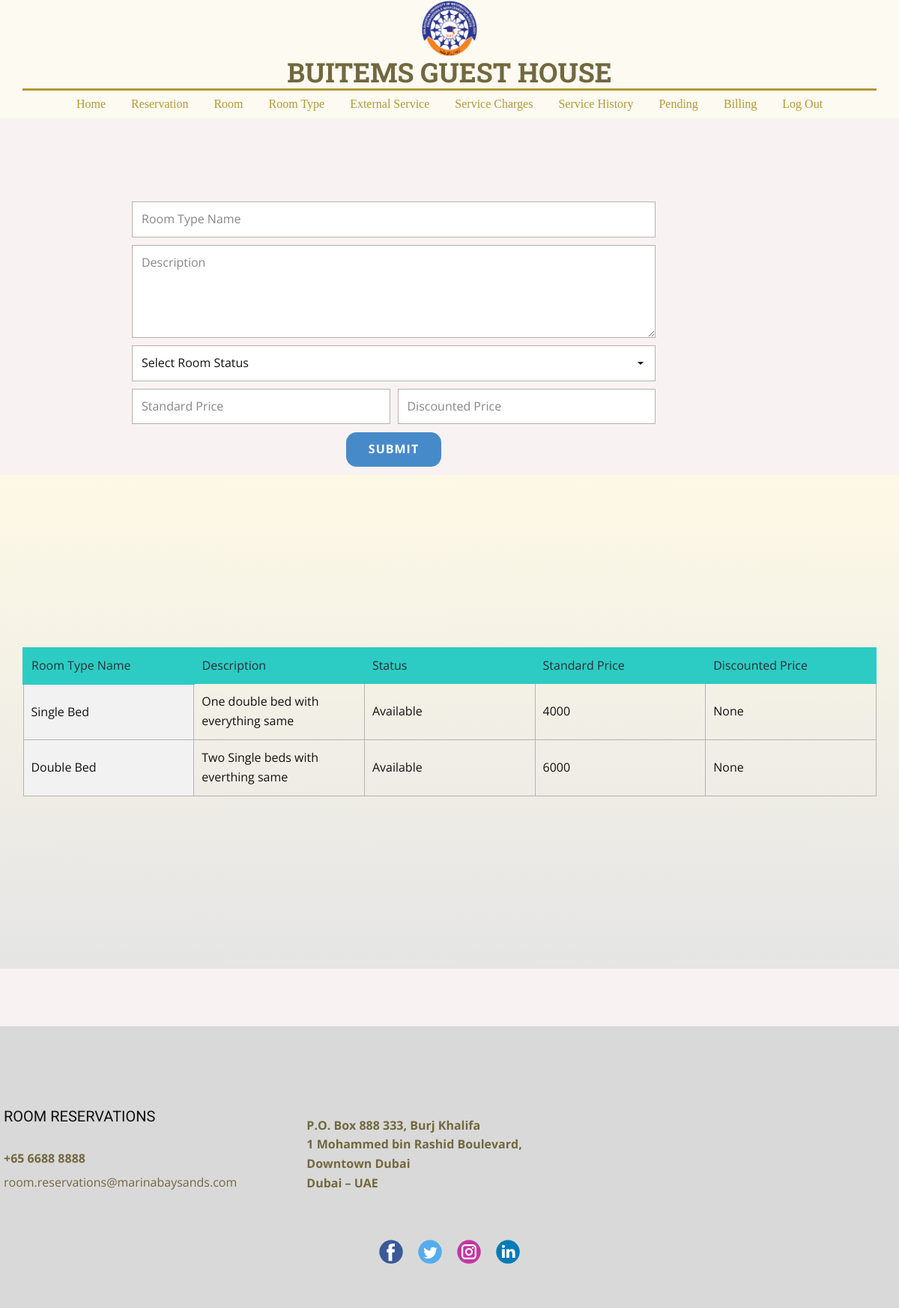
Page /roomtype (signed in) on the committed database.
### tables this page shows
CREATE TABLE RoomType (roomtypeid INTEGER PRIMARY KEY, typename text, description text, status text, standardprice int, discountedprice int);

### app.py (the view, shortened to what this page needs)
@app.route('/roomtype', methods=["GET", "POST"])
def roomtype():
    if session.get("user_id") is None or session.get("usertype") is None:
        return redirect(url_for('login'))
    if request.method == "GET":
        allroomtypes = bd.execute("Select * from RoomType").fetchall()
        if allroomtypes is not None:
            for a in allroomtypes:
                print(a)
            print(type(allroomtypes))
            return render_template("roomtype.html", allroomtypes=allroomtypes,type=session["usertype"])
        else:
            return render_template("roomtype.html", type=session["usertype"])

### templates/roomtype.html (shortened to what this page needs)
{% extends 'Book.html' %}
{% block navbar%}
{% if type == "Set As Admin"%}
<li class="u-nav-item"><a
        class="u-button-style u-nav-link u-text-active-palette-3-dark-1 u-text-hover-palette-3-dark-1 u-text-palette-3-dark-1"
        href="/room" style="padding: 10px 0px;">Room</a>
</li>
<li class="u-nav-item"><a
        class="u-button-style u-nav-link u-text-active-palette-3-dark-1 u-text-hover-palette-3-dark-1 u-text-palette-3-dark-1"
        href="/roomtype" style="padding: 10px 0px;">Room Type</a>
</li>
<li class="u-nav-item"><a
        class="u-button-style u-nav-link u-text-active-palette-3-dark-1 u-text-hover-palette-3-dark-1 u-text-palette-3-dark-1"
        href="/externalservice" style="padding: 10px 0px;">External Service</a>
</li>
<li class="u-nav-item"><a
        class="u-button-style u-nav-link u-text-active-palette-3-dark-1 u-text-hover-palette-3-dark-1 u-text-palette-3-dark-1"
        href="/servicecharges" style="padding: 10px 0px;">Service Charges</a>
</li>
<li class="u-nav-item"><a
        class="u-button-style u-nav-link u-text-active-palette-3-dark-1 u-text-hover-palette-3-dark-1 u-text-palette-3-dark-1"
        href="/servicehistory" style="padding: 10px 0px;">Service History</a>
</li>
<li class="u-nav-item"><a
        class="u-button-style u-nav-link u-text-active-palette-3-dark-1 u-text-hover-palette-3-dark-1 u-text-palette-3-dark-1"
        href="/pendings" style="padding: 10px 0px;">Pending</a>
</li>
<li class="u-nav-item"><a
        class="u-button-style u-nav-link u-text-active-palette-3-dark-1 u-text-hover-palette-3-dark-1 u-text-palette-3-dark-1"
        href="/bill" style="padding: 10px 0px;">Billing</a>
</li>
{% endif%}
{% endblock %}
{% block main %}
<section class="u-clearfix u-section-1" id="sec-b09d">
    <div class="u-clearfix u-image u-sheet u-image-1" data-image-width="1280" data-image-height="853">
        <div class="u-form u-form-1">
            <form action="" method="POST"
                  class="u-clearfix u-form-custom-backend u-form-spacing-10 u-form-vertical u-inner-form"
                  source="custom" name="form" style="padding: 10px;" redirect="true">
                <div class="u-form-group u-form-name">
                    <input type="text" placeholder="Room Type Name" id="name-f6ed" name="roomtypename"
                           class="u-border-1 u-border-grey-30 u-input u-input-rectangle u-white" required="required">
                </div>
                <div class="u-form-group u-form-textarea u-form-group-2">
                    <textarea rows="4" cols="50" id="textarea-efe5" name="textarea"
                              class="u-border-1 u-border-grey-30 u-input u-input-rectangle u-white"
                              placeholder="Description"></textarea>
                </div>
                <div class="u-form-group u-form-select u-form-group-3">
                    <div class="u-form-select-wrapper">
                        <select id="select-be92" name="select"
                                class="u-border-1 u-border-grey-30 u-input u-input-rectangle u-white"
                                required="required">
                            <option value="Select Room Status">Select Room Status</option>
                        </select>
                    </div>
                </div>
                <div class="u-form-group u-form-partition-factor-2">
                    <input type="text" placeholder="Standard Price" id="email-f6ed" name="email"
                           class="u-border-1 u-border-grey-30 u-input u-input-rectangle u-white" required="required">
                </div>
                <div class="u-form-group u-form-partition-factor-2 u-form-group-5">
                    <input type="text" id="text-cdb6" name="dprice"
                           class="u-border-1 u-border-grey-30 u-input u-input-rectangle u-white"
                           placeholder="Discounted Price">
                </div>
                <div class="u-align-center u-form-group u-form-submit">
                    <a href="#"
                       class="u-border-none u-btn u-btn-round u-btn-submit u-button-style u-hover-palette-4-base u-radius-14 u-btn-1">Submit</a>
                </div>
            </form>
        </div>
    </div>
</section>
<section class="u-align-center u-clearfix u-lightbox u-section-2" id="sec-a19e">
    <div class="u-clearfix u-sheet u-valign-middle u-sheet-1">
        <div class="u-expanded-width u-table u-table-responsive u-table-1">
            <table class="u-table-entity u-table-entity-1">
                <colgroup>
                    <col width="20%">
                    <col width="20%">
                    <col width="20%">
                    <col width="20%">
                    <col width="20%">
                </colgroup>
                <thead class="u-palette-4-base u-table-header u-table-header-1">
                <tr style="height: 43px;">
                    <th class="u-border-2 u-border-palette-4-base u-table-cell u-text-palette-4-dark-3">Room Type Name
                    </th>
                    <th class="u-border-1 u-border-palette-4-base u-table-cell u-text-palette-1-dark-3">Description</th>
                    <th class="u-border-1 u-border-palette-4-base u-table-cell u-text-palette-1-dark-3">Status</th>
                    <th class="u-border-1 u-border-palette-4-base u-table-cell u-text-palette-1-dark-3">Standard Price
                    </th>
                    <th class="u-border-1 u-border-palette-4-base u-table-cell u-text-palette-1-dark-3">Discounted
                        Price
                    </th>
                </tr>
                </thead>
                <tbody class="u-table-body">
                {% for oneroom in allroomtypes %}
                <tr style="height: 75px;">
                    <td class="u-border-1 u-border-grey-30 u-first-column u-grey-5 u-table-cell u-table-cell-6">{{
                        oneroom[1] }}
                    </td>
                    <td class="u-border-1 u-border-grey-30 u-table-cell">{{ oneroom[2] }}</td>
                    <td class="u-border-1 u-border-grey-30 u-table-cell">{{ oneroom[3] }}</td>
                    <td class="u-border-1 u-border-grey-30 u-table-cell">{{ oneroom[4] }}</td>
                    <td class="u-border-1 u-border-grey-30 u-table-cell">{{ oneroom[5] }}</td>
                </tr>
                {% endfor %}
                </tbody>
            </table>
        </div>
    </div>
</section>
<br><br><br>
{% endblock %}

### static/basic/css/FrontPage/Main2.css (style rules this page uses)
.u-section-2 { background-image: linear-gradient(#fef9e6, #e5e5e5); }
.u-section-2 .u-sheet-1 { min-height: 659px; }

### static/basic/css/Log-In.css (style rules this page uses)
.u-section-1 .u-form-1 { height: 183px; margin: 101px 285px 0 136px; }
.u-section-1 .u-btn-1 { letter-spacing: 1px; border-style: none; font-weight: 700; text-transform: uppercase; }

### rows in the picture
RoomType: typename "Single Bed", description "One double bed with everything same", status "Available", standardprice "4000", oneroom "None"
RoomType: typename "Double Bed", description "Two Single beds with everthing same", status "Available", standardprice "6000", oneroom "None"
